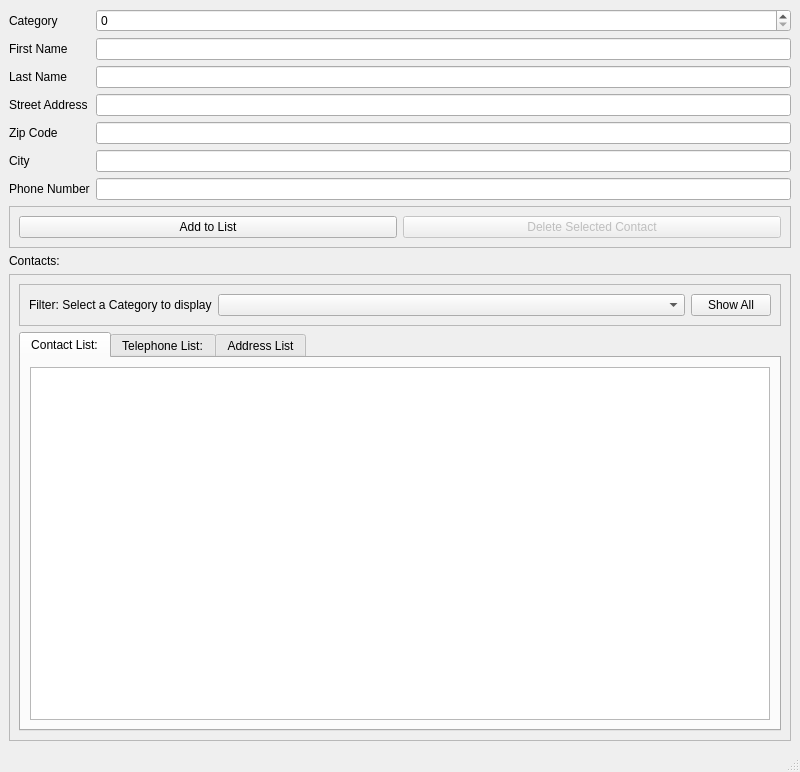
<?xml version="1.0" encoding="UTF-8"?>
<ui version="4.0">
 <class>MainWindow</class>
 <widget class="QMainWindow" name="MainWindow">
  <property name="geometry">
   <rect>
    <x>0</x>
    <y>0</y>
    <width>800</width>
    <height>772</height>
   </rect>
  </property>
  <property name="windowTitle">
   <string>Contact List</string>
  </property>
  <widget class="QWidget" name="centralwidget">
   <layout class="QGridLayout" name="gridLayout_2">
    <item row="0" column="0">
     <widget class="QLabel" name="label">
      <property name="text">
       <string>Category</string>
      </property>
     </widget>
    </item>
    <item row="0" column="1">
     <widget class="QSpinBox" name="spnCategory"/>
    </item>
    <item row="1" column="0">
     <widget class="QLabel" name="label_2">
      <property name="text">
       <string>First Name</string>
      </property>
     </widget>
    </item>
    <item row="1" column="1">
     <widget class="QLineEdit" name="txtFirstName"/>
    </item>
    <item row="2" column="0">
     <widget class="QLabel" name="label_3">
      <property name="text">
       <string>Last Name</string>
      </property>
     </widget>
    </item>
    <item row="3" column="0">
     <widget class="QLabel" name="label_4">
      <property name="text">
       <string>Street Address</string>
      </property>
     </widget>
    </item>
    <item row="4" column="0">
     <widget class="QLabel" name="label_5">
      <property name="text">
       <string>Zip Code</string>
      </property>
     </widget>
    </item>
    <item row="2" column="1">
     <widget class="QLineEdit" name="txtLastName"/>
    </item>
    <item row="3" column="1">
     <widget class="QLineEdit" name="txtStreetAddress"/>
    </item>
    <item row="5" column="0">
     <widget class="QLabel" name="label_6">
      <property name="text">
       <string>City</string>
      </property>
     </widget>
    </item>
    <item row="4" column="1">
     <widget class="QLineEdit" name="txtZipCode"/>
    </item>
    <item row="5" column="1">
     <widget class="QLineEdit" name="txtCity"/>
    </item>
    <item row="8" column="0">
     <widget class="QLabel" name="label_8">
      <property name="font">
       <font>
        <pointsize>9</pointsize>
        <weight>50</weight>
        <bold>false</bold>
       </font>
      </property>
      <property name="text">
       <string>Contacts:</string>
      </property>
     </widget>
    </item>
    <item row="6" column="0">
     <widget class="QLabel" name="label_7">
      <property name="text">
       <string>Phone Number</string>
      </property>
     </widget>
    </item>
    <item row="6" column="1">
     <widget class="QLineEdit" name="txtPhoneNr"/>
    </item>
    <item row="9" column="0" colspan="2">
     <widget class="QFrame" name="frame_3">
      <property name="frameShape">
       <enum>QFrame::StyledPanel</enum>
      </property>
      <property name="frameShadow">
       <enum>QFrame::Sunken</enum>
      </property>
      <layout class="QGridLayout" name="gridLayout">
       <item row="1" column="0">
        <widget class="QTabWidget" name="tabWidget">
         <property name="currentIndex">
          <number>0</number>
         </property>
         <widget class="QWidget" name="tabContact">
          <attribute name="title">
           <string>Contact List:</string>
          </attribute>
          <layout class="QVBoxLayout" name="verticalLayout">
           <item>
            <widget class="QTableView" name="tableViewContact">
             <property name="alternatingRowColors">
              <bool>true</bool>
             </property>
             <property name="selectionMode">
              <enum>QAbstractItemView::ContiguousSelection</enum>
             </property>
             <property name="selectionBehavior">
              <enum>QAbstractItemView::SelectRows</enum>
             </property>
            </widget>
           </item>
          </layout>
         </widget>
         <widget class="QWidget" name="tabTelephone">
          <attribute name="title">
           <string>Telephone List:</string>
          </attribute>
          <layout class="QVBoxLayout" name="verticalLayout_2">
           <item>
            <widget class="QTableView" name="tableViewTelephone">
             <property name="alternatingRowColors">
              <bool>true</bool>
             </property>
             <property name="selectionMode">
              <enum>QAbstractItemView::ContiguousSelection</enum>
             </property>
             <property name="selectionBehavior">
              <enum>QAbstractItemView::SelectRows</enum>
             </property>
            </widget>
           </item>
          </layout>
         </widget>
         <widget class="QWidget" name="tabAddress">
          <attribute name="title">
           <string>Address List</string>
          </attribute>
          <layout class="QVBoxLayout" name="verticalLayout_3">
           <item>
            <widget class="QTableView" name="tableViewAddress">
             <property name="alternatingRowColors">
              <bool>true</bool>
             </property>
             <property name="selectionMode">
              <enum>QAbstractItemView::ContiguousSelection</enum>
             </property>
             <property name="selectionBehavior">
              <enum>QAbstractItemView::SelectRows</enum>
             </property>
            </widget>
           </item>
          </layout>
         </widget>
        </widget>
       </item>
       <item row="0" column="0">
        <widget class="QFrame" name="frame_2">
         <property name="frameShape">
          <enum>QFrame::StyledPanel</enum>
         </property>
         <property name="frameShadow">
          <enum>QFrame::Raised</enum>
         </property>
         <layout class="QHBoxLayout" name="horizontalLayout_2">
          <item>
           <widget class="QLabel" name="label_9">
            <property name="sizePolicy">
             <sizepolicy hsizetype="Maximum" vsizetype="Preferred">
              <horstretch>0</horstretch>
              <verstretch>0</verstretch>
             </sizepolicy>
            </property>
            <property name="text">
             <string>Filter: Select a Category to display</string>
            </property>
           </widget>
          </item>
          <item>
           <widget class="QComboBox" name="cmbSelectCategory">
            <property name="sizePolicy">
             <sizepolicy hsizetype="Expanding" vsizetype="Fixed">
              <horstretch>0</horstretch>
              <verstretch>0</verstretch>
             </sizepolicy>
            </property>
           </widget>
          </item>
          <item>
           <widget class="QPushButton" name="btnShowAll">
            <property name="text">
             <string>Show All</string>
            </property>
           </widget>
          </item>
         </layout>
        </widget>
       </item>
      </layout>
     </widget>
    </item>
    <item row="7" column="0" colspan="2">
     <widget class="QFrame" name="frame">
      <property name="frameShape">
       <enum>QFrame::StyledPanel</enum>
      </property>
      <property name="frameShadow">
       <enum>QFrame::Raised</enum>
      </property>
      <layout class="QHBoxLayout" name="horizontalLayout">
       <item>
        <widget class="QPushButton" name="btnAdd">
         <property name="text">
          <string>Add to List</string>
         </property>
        </widget>
       </item>
       <item>
        <widget class="QPushButton" name="btnDelete">
         <property name="enabled">
          <bool>false</bool>
         </property>
         <property name="text">
          <string>Delete Selected Contact</string>
         </property>
        </widget>
       </item>
      </layout>
     </widget>
    </item>
   </layout>
  </widget>
  <widget class="QStatusBar" name="statusbar"/>
 </widget>
 <resources/>
 <connections/>
</ui>
